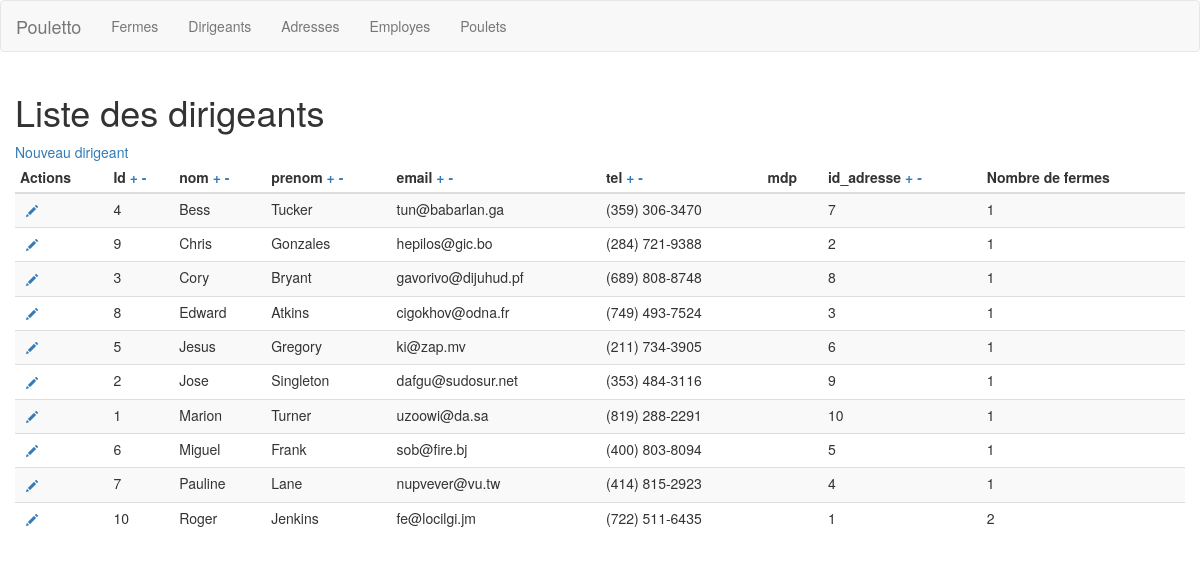
The page /dirigeants.php on the database its author committed.
### tables this page shows
CREATE TABLE `dirigeants` (
  `id` int(11) NOT NULL AUTO_INCREMENT,
  `nom` varchar(50) NOT NULL,
  `prenom` varchar(50) NOT NULL,
  `email` varchar(70) NOT NULL,
  `tel` varchar(15) NOT NULL,
  `id_adresse` int(11) NOT NULL,
  PRIMARY KEY (`id`),
  KEY `fk_dirigeants_adresses1_idx` (`id_adresse`),
  CONSTRAINT `fk_dirigeants_adresses1` FOREIGN KEY (`id_adresse`) REFERENCES `adresses` (`id`) ON DELETE NO ACTION ON UPDATE NO ACTION
);

### includes/fonctions.php (called while the page is built, shortened)
<?php
function testOrderBy($listeDeChamps, $champParDefaut, $directionParDefaut){
  return [$champParDefaut, $directionParDefaut];
}

### dirigeants.php (the view, shortened to what this page needs)
<?php
require_once('includes/fonctions.php');
$titrePage = "Liste des dirigeants";
include('parties/header.php');
$champsTriables= ['id', 'nom', 'prenom', 'email', 'tel', 'id_adresse'];
$ordreDeTri = testOrderBy($champsTriables, 'nom', 'ASC');
$ordreChamp = $ordreDeTri[0];
$ordreDirection = $ordreDeTri[1];
$sql="
  SELECT d.id, d.nom, d.prenom, d.mdp, d.id_adresse, d.tel, d.email, count(f.id) nb_fermes
  FROM dirigeants d
  LEFT JOIN fermes f ON d.id=f.id_dirigeant
  GROUP BY d.id
  ORDER BY $ordreChamp $ordreDirection
";
$resultats = mysqli_query($connection, $sql);
?>
<a href="dirigeants_new.php">Nouveau dirigeant</a>
<table class="table table-condensed table-striped table-hover">
  <thead>
    <tr>
      <th>Actions</th>
      <th>
        Id
        <a href="?order=id&amp;direction=ASC">+</a>
        <a href="?order=id&amp;direction=DESC">-</a>
      </th>
      <th>
        nom
        <a href="?order=nom&amp;direction=ASC">+</a>
        <a href="?order=nom&amp;direction=DESC">-</a>
      </th>
      <th>
        prenom
        <a href="?order=prenom&amp;direction=ASC">+</a>
        <a href="?order=prenom&amp;direction=DESC">-</a>
      </th>
      <th>
        email
        <a href="?order=email&amp;direction=ASC">+</a>
        <a href="?order=email&amp;direction=DESC">-</a>
      </th>
      <th>
        tel
        <a href="?order=tel&amp;direction=ASC">+</a>
        <a href="?order=tel&amp;direction=DESC">-</a>
      </th>
      <th>
        mdp
      </th>
      <th>
        id_adresse
        <a href="?order=id_adresse&amp;direction=ASC">+</a>
        <a href="?order=id_adresse&amp;direction=DESC">-</a>
      </th>
      <th>
        Nombre de fermes
      </th>
    </tr>
  </thead>
  <tbody>
    <?php
    if(mysqli_num_rows($resultats) === 0):
      echo "<tr><td>Il n'y a pas d'enregistrements</td></tr>";
    else:
      while($ligne = mysqli_fetch_assoc($resultats)):
      ?>
      <tr>
        <td>
          <a href="dirigeants_edit.php?id=<?= $ligne['id']?>" class="btn btn-link btn-xs">
            <span class="glyphicon glyphicon-pencil"></span>
          </a>
        </td>
        <td><?= $ligne['id'] ?></td>
        <td><?= $ligne['nom'] ?></td>
        <td><?= $ligne['prenom'] ?></td>
        <td><?= $ligne['email'] ?></td>
        <td><?= $ligne['tel'] ?></td>
        <td><?= $ligne['mdp'] ?></td>
        <td><?= $ligne['id_adresse'] ?></td>
        <td><?= $ligne['nb_fermes'] ?></td>
      </tr>
      <?php
      endwhile;
    endif;
    ?>
  </tbody>
</table>
<?php
include ('parties/footer.php');

### parties/header.php (shortened to what this page needs)
<!DOCTYPE html>
<html>
  <head>
    <link rel="stylesheet" href="https://maxcdn.bootstrapcdn.com/bootstrap/3.3.7/css/bootstrap.min.css">
    <link rel="stylesheet" href="css/style.css">
  </head>
  <body>
    <nav class="navbar navbar-default">
      <div class="container-fluid">
        <div class="navbar-header">
          <a class="navbar-brand" href="#">Pouletto</a>
        </div>
        <div class="collapse navbar-collapse" id="bs-example-navbar-collapse-1">
          <ul class="nav navbar-nav">
            <li><a href="index.php">Fermes</a></li>
            <li><a href="dirigeants.php">Dirigeants</a></li>
            <li><a href="adresses.php">Adresses</a></li>
            <li><a href="employes.php">Employes</a></li>
            <li><a href="poulets.php">Poulets</a></li>
          </ul>
        </div>
      </div>
    </nav>
    <div class="container-fluid">
      <h1><?= $titrePage ?></h1>

### parties/footer.php
    </div>
  </body>
</html>

### rows shown on the page
dirigeants: id "4", nom "Bess", prenom "Tucker", email "tun@babarlan.ga", tel "(359) 306-3470", id_adresse "7", nb_fermes "1"
dirigeants: id "9", nom "Chris", prenom "Gonzales", email "hepilos@gic.bo", tel "(284) 721-9388", id_adresse "2", nb_fermes "1"
dirigeants: id "3", nom "Cory", prenom "Bryant", email "gavorivo@dijuhud.pf", tel "(689) 808-8748", id_adresse "8", nb_fermes "1"
dirigeants: id "8", nom "Edward", prenom "Atkins", email "cigokhov@odna.fr", tel "(749) 493-7524", id_adresse "3", nb_fermes "1"
dirigeants: id "5", nom "Jesus", prenom "Gregory", email "ki@zap.mv", tel "(211) 734-3905", id_adresse "6", nb_fermes "1"
dirigeants: id "2", nom "Jose", prenom "Singleton", email "dafgu@sudosur.net", tel "(353) 484-3116", id_adresse "9", nb_fermes "1"
dirigeants: id "1", nom "Marion", prenom "Turner", email "uzoowi@da.sa", tel "(819) 288-2291", id_adresse "10", nb_fermes "1"
dirigeants: id "6", nom "Miguel", prenom "Frank", email "sob@fire.bj", tel "(400) 803-8094", id_adresse "5", nb_fermes "1"
dirigeants: id "7", nom "Pauline", prenom "Lane", email "nupvever@vu.tw", tel "(414) 815-2923", id_adresse "4", nb_fermes "1"
dirigeants: id "10", nom "Roger", prenom "Jenkins", email "fe@locilgi.jm", tel "(722) 511-6435", id_adresse "1", nb_fermes "2"

### other values the page prints
$titrePage "Liste des dirigeants"
